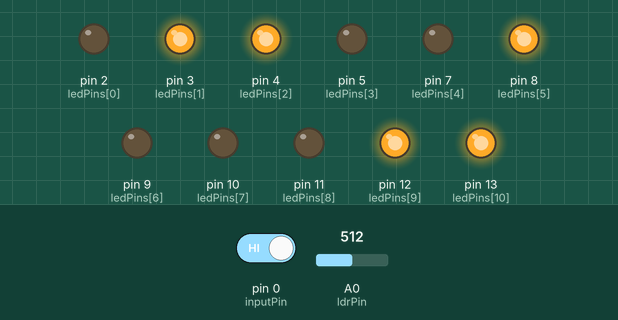
Simulated run of this sketch. Board: Arduino Uno, built with avr-gcc and run on an emulated ATmega328P. On the bench: output pins drawn as LEDs (lit = HIGH). The test bench sets the inputs (shaded band); at power-on: pin 0 (inputPin) HIGH, A0 (ldrPin) = 512.

Above: at 1.2 s.
1.3 s: pin 0 (inputPin) driven LOW
At 3.2 s:
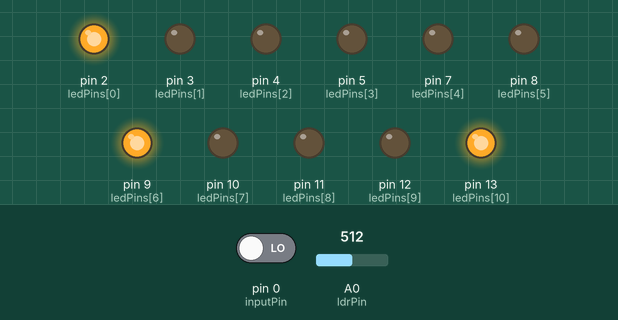
At 16.8 s:
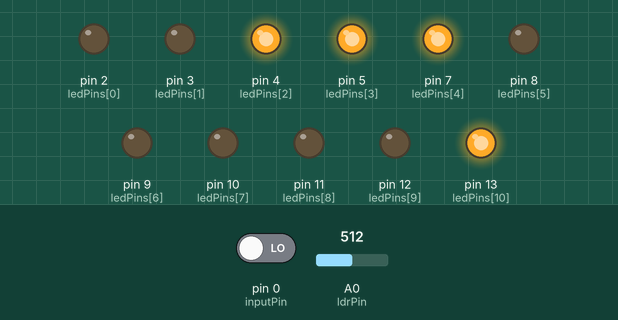
39.1 s: A0 (ldrPin) set to 311
At 41.1 s:
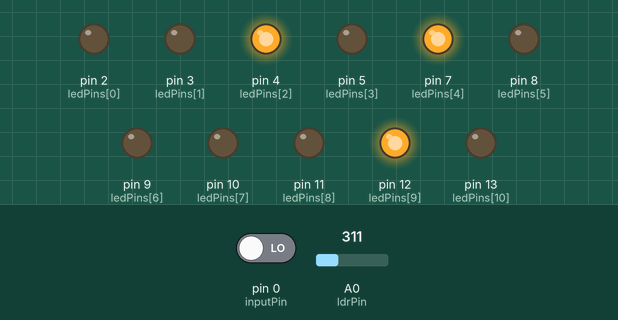
57.3 s: A0 (ldrPin) set to 290
Timing chart, 0 to 70.7 s (numbered marks = the images above; inputs shaded):
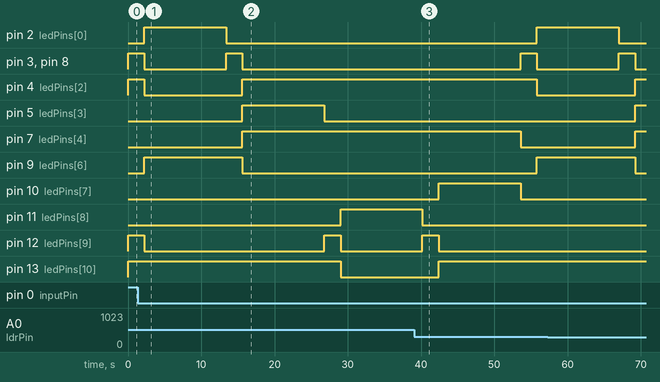

The sketch:

trafficLights.ino
```cpp
//LED Pin Variables
//Right street(pedestrian) pins Green, Amber, Red;234 crossing light pin 5 input button pin 6
//bottom street(right turning) pins Green,Amber, Red; 789 right turn light pin 10
//top street(straight) pins green,amber,red 11,12,13
//|    .  R10  |
//|    .  A9  |___G(3)_____
//|       G8
//| R6         ---|  |-----
//| A5 .G7.  ___G0A1R2________
//| G4 .   .  |
//|           |
int ledPins[] = {2,3,4,5,7,8,9,10,11,12,13};
int inputPin =0;
int ldrPin = 0;
int GREENTIME = 10000;
int ORANGETIME = 2000;
//int redTimeNorm = 5000;
//int redTimePress = 15000;
int inputVal = 0;
int buttonPressed = 0;
int lightLevel = 0;
//int NOFLASHES = 5;
//int FLASHPERIOD = 500;
int lastPos = 0;
void setup() {
  // put your setup code here, to run once:
  //initiate each pin
  for(int i = 0; i < 11; i++){
      pinMode(ledPins[i],OUTPUT);
  }
  pinMode(inputPin,INPUT);
}

void loop() {
  // put your main code here, to run repeatedly:
  //normalCycle();
  loopFunction();
}

void loopFunction(){
  if(lightLevel > 300){
    position2();
    lastPos = 2;
  }
  position3(lastPos);
  lastPos = 3;

  if(buttonPressed == 1){
    buttonPressed = 0;
    position4();
    lastPos = 4;
  }
  position1(lastPos);
  lastPos = 1;

//    if(buttonPressed == 1){
//    normalCycle(redTimePress);
//    buttonPressed = 0;
//  } else {
//    normalCycle(redTimeNorm);
//  }
}

//void normalCycle(int redTimeTemp){
//  digitalWrite(ledPins[2],HIGH);
//  if (redTimeTemp == redTimePress){
//    digitalWrite(ledPins[3],HIGH);
//    myDelay(redTimeTemp);
//    digitalWrite(ledPins[3],LOW);
//    digitalWrite(ledPins[2],LOW);
//    for(int i = 1;i<=NOFLASHES;i++){
//    digitalWrite(ledPins[3],HIGH);
//    digitalWrite(ledPins[1],HIGH);
//    myDelay(FLASHPERIOD);
//    digitalWrite(ledPins[3],LOW);
//    digitalWrite(ledPins[1],LOW);
//    myDelay(FLASHPERIOD);
//    }
//  }else{
//  myDelay(redTimeTemp);
//  digitalWrite(ledPins[1],HIGH);
//  myDelay(ORANGETIME);
//  digitalWrite(ledPins[2],LOW);
//  digitalWrite(ledPins[1],LOW);
//  }
//  digitalWrite(ledPins[0], HIGH);
//  myDelay(GREENTIME);
//  digitalWrite(ledPins[0],LOW);
//  digitalWrite(ledPins[1],HIGH);
//  myDelay(ORANGETIME);
//  digitalWrite(ledPins[1],LOW);
//}

//|    .  R10  |
//|    .  A9  |___G(3)_____
//|       G8
//| R6         ---|  |-----
//| A5 .G7.  ___G0A1R2________
//| G4 .   .  |
//|           |


//|    .      |
//|    .   G  |____ R _____
//|
//|            ---|  |-----
//| G  . R  .  _R_____________
//|    .   .  |
//|           |
void position1(int prevPos){
  if (prevPos == 3){

    digitalWrite(ledPins[10], HIGH);
    digitalWrite(ledPins[9], HIGH);
    digitalWrite(ledPins[6], HIGH);
    digitalWrite(ledPins[5], HIGH);
    digitalWrite(ledPins[1], HIGH);
    myDelay(ORANGETIME);
    digitalWrite(ledPins[10],LOW);
    digitalWrite(ledPins[9],LOW);
    digitalWrite(ledPins[6],LOW);
    digitalWrite(ledPins[5],LOW);
    digitalWrite(ledPins[1],LOW);
  } else{
    digitalWrite(ledPins[2], HIGH);
    digitalWrite(ledPins[4], HIGH);

    digitalWrite(ledPins[10], HIGH);
    digitalWrite(ledPins[9], HIGH);
    myDelay(ORANGETIME);
    digitalWrite(ledPins[10],LOW);
    digitalWrite(ledPins[9],LOW);
  }
  digitalWrite(ledPins[4], HIGH);
  digitalWrite(ledPins[8], HIGH);
  digitalWrite(ledPins[2], HIGH);
  myDelay(GREENTIME);
  digitalWrite(ledPins[4],LOW);
  digitalWrite(ledPins[8],LOW);
  digitalWrite(ledPins[2],LOW);
  }
//|    .      |
//|    .   R  |____ R _____
//|
//|            ---|  |-----
//| G  . G  .  _R_____________
//|    .   .  |
//|           |
void position2(){
  digitalWrite(ledPins[2], HIGH);
  digitalWrite(ledPins[4], HIGH);

  digitalWrite(ledPins[9], HIGH);
  myDelay(ORANGETIME);
  digitalWrite(ledPins[9], LOW);

  digitalWrite(ledPins[10], HIGH);
  digitalWrite(ledPins[7], HIGH);
  myDelay(GREENTIME);
  digitalWrite(ledPins[4], LOW);
  digitalWrite(ledPins[7], LOW);
  digitalWrite(ledPins[10], LOW);
  digitalWrite(ledPins[2], LOW);
  }
//|    .      |
//|    .   R  |____ R _____
//|
//|            ---|  |-----
//| R  . R  .  _G_____________
//|    .   .  |
//|           |
void position3(int prevPos){
  if (prevPos == 2){
  digitalWrite(ledPins[10], HIGH);

  digitalWrite(ledPins[2], HIGH);
  digitalWrite(ledPins[1], HIGH);
  digitalWrite(ledPins[5], HIGH);
  myDelay(ORANGETIME);
  digitalWrite(ledPins[2], LOW);
  digitalWrite(ledPins[1], LOW);
  digitalWrite(ledPins[5], LOW);
  } else{
  digitalWrite(ledPins[10], HIGH);

  digitalWrite(ledPins[9], HIGH);
  digitalWrite(ledPins[2], HIGH);
  digitalWrite(ledPins[1], HIGH);
  digitalWrite(ledPins[5], HIGH);
  myDelay(ORANGETIME);
  digitalWrite(ledPins[9], LOW);
  digitalWrite(ledPins[2], LOW);
  digitalWrite(ledPins[1], LOW);
  digitalWrite(ledPins[5], LOW);
  }
  digitalWrite(ledPins[0], HIGH);
  digitalWrite(ledPins[6], HIGH);
  myDelay(GREENTIME);
  digitalWrite(ledPins[6],LOW);
  digitalWrite(ledPins[10],LOW);
  digitalWrite(ledPins[0],LOW);
  }
//|    .      |
//|    .   R  |____ G _____
//|
//|            ---|  |-----
//| G  . R  .  _R_____________
//|    .   .  |
//|           |
void position4(){
  digitalWrite(ledPins[10], HIGH);

  digitalWrite(ledPins[1], HIGH);
  digitalWrite(ledPins[6], HIGH);
  digitalWrite(ledPins[5], HIGH);
  myDelay(ORANGETIME);
  digitalWrite(ledPins[1], LOW);
  digitalWrite(ledPins[6], LOW);
  digitalWrite(ledPins[5], LOW);

  digitalWrite(ledPins[3], HIGH);
  digitalWrite(ledPins[2], HIGH);
  digitalWrite(ledPins[4], HIGH);
  myDelay(GREENTIME);
  digitalWrite(ledPins[3],LOW);
  digitalWrite(ledPins[10],LOW);
  digitalWrite(ledPins[2],LOW);
  digitalWrite(ledPins[4],LOW);
  }


void checkButton(){
  lightLevel = analogRead(ldrPin);
  inputVal = digitalRead(inputPin);
  if (inputVal == LOW){
      buttonPressed = 1;
    }
  }
void myDelay(int timePeriod){
  for(int i = 1;i<=timePeriod;i++){
    checkButton();
    delay(1);
  }
}
```

Measured:
- after the input at 1.3 s, pin 5 (ledPins[3]): LOW → HIGH after 14.3 s, → LOW 11.2 s later; pin 10 (ledPins[7]): stays LOW (without the input it goes to HIGH after 27.7 s)
